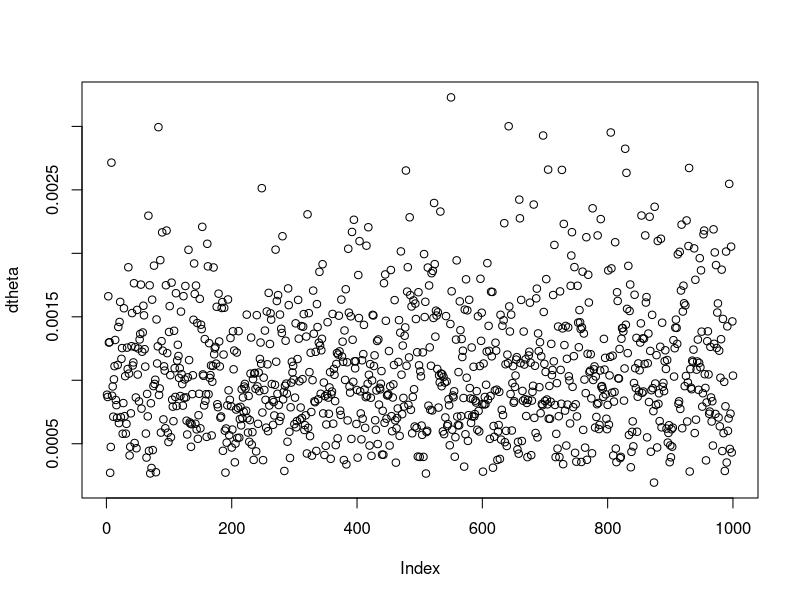
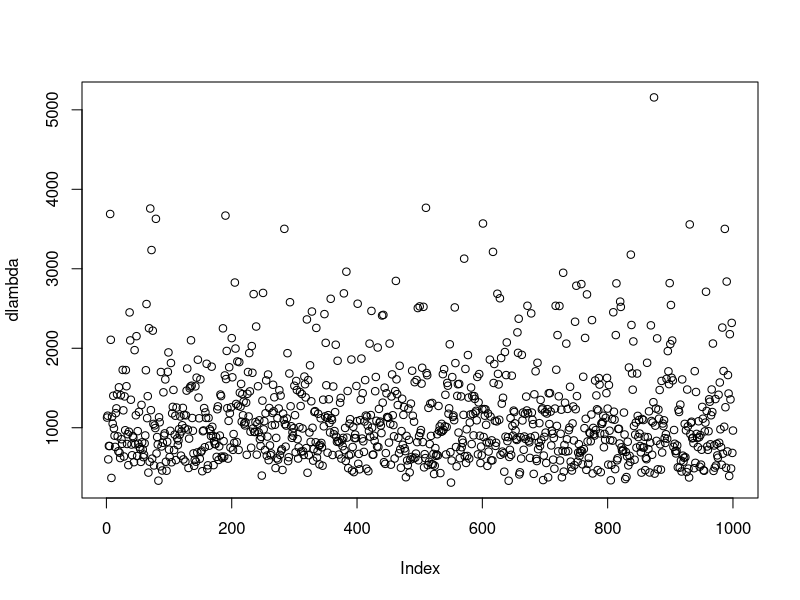
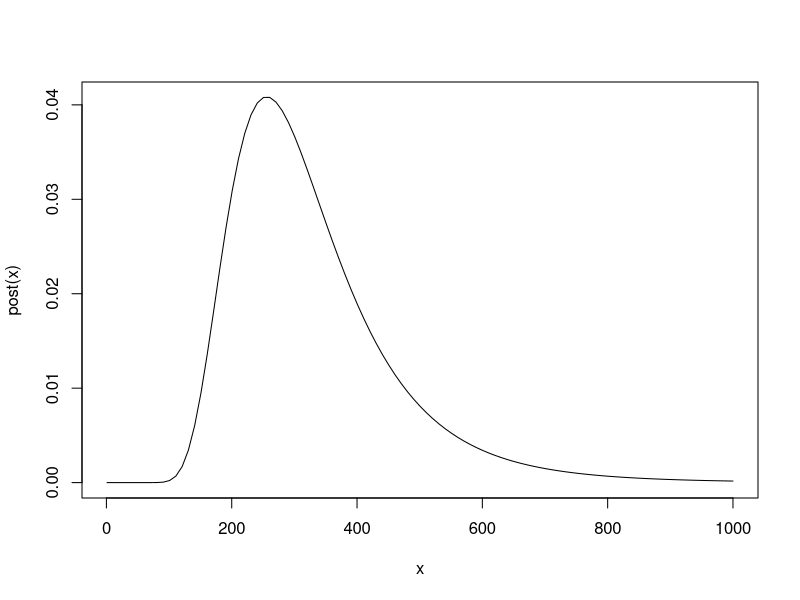

Reproduce these figures in R, in order.
## ---- chunk 1
rm(list=ls())
##################3.2
s=751+594+1213+1126+819
n=5
dtheta=rgamma(1000, shape = n, rate = s)
plot(dtheta)
## ---- chunk 2
dlambda=1/dtheta
plot(dlambda)
## ---- chunk 3
mean(dlambda>1000)
## ---- chunk 4
LIKE = function(lambda) pexp(100,1/lambda)^3*dexp(100,1/lambda)*
  (pexp(300,1/lambda)-pexp(100,1/lambda))^3*
  dexp(300,1/lambda)*(1-pexp(300,1/lambda))^4

post <- function(lambda) {
  post1=LIKE(lambda) / lambda
  post2=post1/sum(post1)
  return( post2)
}
######
curve(post,from=1,to=1000)
## ---- chunk 5
x=1:1000
mu=sum(x*post(x))
var=(sum((x-mu)^2*post(x)))^0.5
var2=(sum(x^2*post(x))-mu^2)^0.5
mu
var
var2
## ---- chunk 6
#################
sum(post(x)[x>300&x<500])
